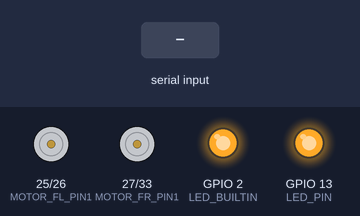
Bench run of a program on a simulated ESP32. Parts: motor-driver pin pairs drawn as motors (green arrow = first pin HIGH = forward, orange = second pin HIGH = backward, longer = more drive, scaled by the enable pin), output pins drawn as LEDs (lit = HIGH). Dashed ring = blinking. Inputs (shaded band) come from the test bench. What the program prints to the serial monitor is not drawn.

Above: at 2.5 s.
2.6 s: "1\n" received over Serial
At 5.0 s:
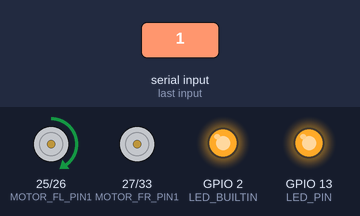
5.6 s: "2\n" received over Serial
At 9.61 s:
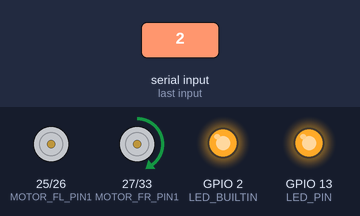
11.6 s: "+\n" received over Serial
At 13.8 s:
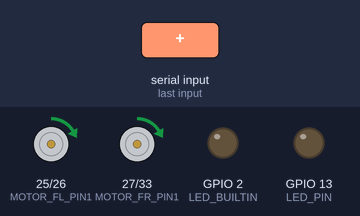
14.6 s: "90,45\n" received over Serial
At 15.18 s:
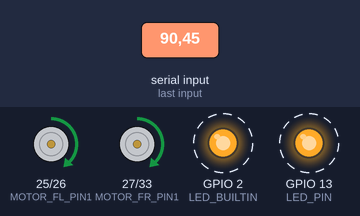
17.6 s: "a90\n" received over Serial
At 17.98 s:
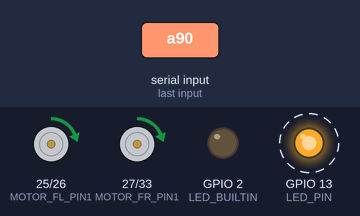
20.6 s: "s90\n" received over Serial
Timing chart, 0 to 24.6 s (numbered marks = the images above; inputs shaded):
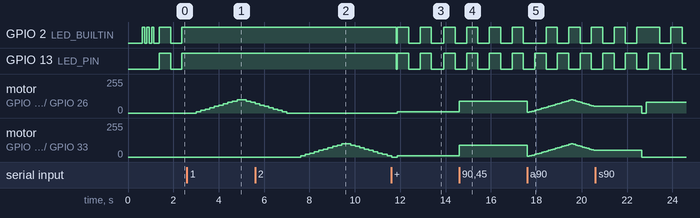

The program:

main.cpp
```cpp
/*
 * ESP32 드론 컨트롤러 v2.2
 * GPIO 핀 수정 및 모터 테스트 기능 포함
 */

#include <Arduino.h>

// ESP32에서 안전하게 사용 가능한 GPIO 핀
#define LED_BUILTIN 2      // 내장 LED (안전)
#define STATUS_LED_PIN 2   // 상태 LED (내장 LED 공유)

// 외부 LED 핀 정의
const int LED_PIN = 13;

// L293D 모터 드라이버 핀 설정
// 각 모터는 2개의 제어 핀 필요 (방향 + PWM)
// 모터 1 (FL)
#define MOTOR_FL_PIN1 25    // IN1 (방향)
#define MOTOR_FL_PIN2 26    // IN2 (방향)
#define MOTOR_FL_ENA 14     // ENA (PWM 속도 제어)

// 모터 2 (FR)
#define MOTOR_FR_PIN1 27    // IN3 (방향)
#define MOTOR_FR_PIN2 33    // IN4 (방향)
#define MOTOR_FR_ENB 32     // ENB (PWM 속도 제어)

// 추가 모터를 위한 예비 (필요시 두 번째 L293D 사용)
#define MOTOR_RL_PIN1 15    // 후면 좌측 (옵션)
#define MOTOR_RL_PIN2 4     // 후면 좌측 (옵션)
#define MOTOR_RR_PIN1 16    // 후면 우측 (옵션)
#define MOTOR_RR_PIN2 17    // 후면 우측 (옵션)

// PWM 설정
#define PWM_FREQUENCY 1000  // L293D용 낮은 주파수 (1kHz)
#define PWM_RESOLUTION 8    // PWM 해상도 (8-bit = 0-255)
// PWM 채널 할당
#define PWM_CHANNEL_FL 0    // FL 모터 속도
#define PWM_CHANNEL_FR 1    // FR 모터 속도
#define PWM_CHANNEL_RL 2    // RL 모터 속도 (옵션)
#define PWM_CHANNEL_RR 3    // RR 모터 속도 (옵션)

// 드론 설정
#define FRAME_SIZE 65
#define MOTOR_KV 14000
#define BATTERY_CELLS 1

// 디버그 모드
#define DEBUG_MODE true

// 모터 테스트 모드
enum MotorTestMode {
  TEST_OFF = 0,
  TEST_INDIVIDUAL = 1,
  TEST_ALL = 2,
  TEST_SEQUENCE = 3,
  TEST_MANUAL = 4
};

// 구조체 정의
struct SensorData {
  float accelX, accelY, accelZ;
  float gyroX, gyroY, gyroZ;
  float roll, pitch, yaw;
  bool sensorHealthy;
  unsigned long timestamp;
};

struct DroneState {
  bool armed;
  bool calibrated;
  uint8_t flightMode;
  float batteryVoltage;
  uint16_t flightTime;
};

struct MotorState {
  int speedFL;
  int speedFR;
  int speedRL;
  int speedRR;
  MotorTestMode testMode;
  int currentTestMotor;
  unsigned long testStartTime;
};

// 전역 변수
SensorData sensorData;
DroneState droneState;
MotorState motorState;

// 타이밍 변수
unsigned long previousLedMillis = 0;
unsigned long previousStatusMillis = 0;
unsigned long previousSensorMillis = 0;
unsigned long previousMotorTestMillis = 0;
unsigned long loopStartTime = 0;
bool ledState = false;
int loopCounter = 0;

// 함수 선언
void initializeSystem();
void initializeData();
void initializePWM();
void updateLED();
void updateSensors();
void printStatus();
void checkSystem();
void handleSerialCommands();
void printHelp();

// 모터 제어 함수
void setMotorSpeed(int motor, int speed);
void setAllMotors(int speed);
void stopAllMotors();
void testIndividualMotor(int motorNum);
void testAllMotors();
void runMotorTestSequence();
void printMotorStatus();

void setup() {
  // 시리얼 통신 초기화 (가장 먼저)
  Serial.begin(115200);
  while (!Serial && millis() < 3000) {
    delay(10);  // Serial 연결 대기 (최대 3초)
  }

  delay(500);  // 안정화 대기

  Serial.println("\n\n========================================");
  Serial.println("    ESP32 드론 컨트롤러 v2.2");
  Serial.println("    모터 테스트 기능 포함");
  Serial.println("========================================\n");

  // 시스템 초기화
  initializeSystem();

  // 도움말 출력
  printHelp();

  Serial.println("\n>>> 메인 루프 시작 <<<\n");
  loopStartTime = millis();
}

void loop() {
  unsigned long currentMillis = millis();

  // 시리얼 명령 처리
  handleSerialCommands();

  // LED 업데이트 (500ms)
  if (currentMillis - previousLedMillis >= 500) {
    previousLedMillis = currentMillis;
    updateLED();
  }

  // 센서 업데이트 (100ms)
  if (currentMillis - previousSensorMillis >= 100) {
    previousSensorMillis = currentMillis;
    updateSensors();
  }

  // 상태 출력 (1초)
  if (currentMillis - previousStatusMillis >= 1000) {
    previousStatusMillis = currentMillis;
    printStatus();
  }

  // 모터 테스트 실행 (테스트 모드일 때)
  if (motorState.testMode != TEST_OFF) {
    if (currentMillis - previousMotorTestMillis >= 100) {
      previousMotorTestMillis = currentMillis;

      switch(motorState.testMode) {
        case TEST_SEQUENCE:
          runMotorTestSequence();
          break;
        case TEST_ALL:
          testAllMotors();
          break;
        case TEST_INDIVIDUAL:
          // 개별 모터 테스트는 명령으로 제어
          break;
        default:
          break;
      }
    }
  }

  // 시스템 체크
  checkSystem();

  // CPU 부하 감소
  delay(1);
  loopCounter++;
}

void initializeSystem() {
  Serial.println("[INIT] 시스템 초기화 시작");

  // GPIO 핀 안전 체크
  Serial.println("[GPIO] 핀 설정 시작");

  // LED 핀 설정
  Serial.print("  - LED 핀 (GPIO");
  Serial.print(LED_BUILTIN);
  Serial.print(") 설정...");
  pinMode(LED_BUILTIN, OUTPUT);
  digitalWrite(LED_BUILTIN, LOW);
  Serial.println(" OK");

  // 외부 LED 핀 설정
  pinMode(LED_PIN, OUTPUT);
  digitalWrite(LED_PIN, LOW);

  // PWM 초기화
  Serial.println("[PWM] PWM 채널 초기화");
  initializePWM();

  // 데이터 구조체 초기화
  Serial.print("[DATA] 구조체 초기화...");
  initializeData();
  Serial.println(" OK");

  // LED 테스트
  Serial.print("[TEST] LED 테스트");
  for(int i = 0; i < 3; i++) {
    digitalWrite(LED_BUILTIN, HIGH);
    delay(100);
    digitalWrite(LED_BUILTIN, LOW);
    delay(100);
    Serial.print(".");
  }
  Serial.println(" OK");

  // 시스템 정보 출력
  Serial.println("\n[INFO] 시스템 정보:");
  Serial.print("  - Chip Model: ");
  Serial.println(ESP.getChipModel());
  Serial.print("  - CPU Freq: ");
  Serial.print(ESP.getCpuFreqMHz());
  Serial.println(" MHz");
  Serial.print("  - Free Heap: ");
  Serial.print(ESP.getFreeHeap());
  Serial.println(" bytes");
  Serial.print("  - Flash Size: ");
  Serial.print(ESP.getFlashChipSize() / 1024 / 1024);
  Serial.println(" MB");

  Serial.println("\n[INIT] 초기화 완료!");
}

void initializePWM() {
  Serial.println("[L293D] 모터 드라이버 초기화");

  // 방향 제어 핀 설정
  pinMode(MOTOR_FL_PIN1, OUTPUT);
  pinMode(MOTOR_FL_PIN2, OUTPUT);
  pinMode(MOTOR_FR_PIN1, OUTPUT);
  pinMode(MOTOR_FR_PIN2, OUTPUT);

  // Enable 핀 (PWM) 설정
  pinMode(MOTOR_FL_ENA, OUTPUT);
  pinMode(MOTOR_FR_ENB, OUTPUT);

  // PWM 채널 설정 (Enable 핀용)
  ledcSetup(PWM_CHANNEL_FL, PWM_FREQUENCY, PWM_RESOLUTION);
  ledcSetup(PWM_CHANNEL_FR, PWM_FREQUENCY, PWM_RESOLUTION);

  // PWM 채널을 Enable 핀에 연결
  ledcAttachPin(MOTOR_FL_ENA, PWM_CHANNEL_FL);
  ledcAttachPin(MOTOR_FR_ENB, PWM_CHANNEL_FR);

  Serial.println("  - 모터1 (FL): IN1=" + String(MOTOR_FL_PIN1) +
                 ", IN2=" + String(MOTOR_FL_PIN2) +
                 ", ENA=" + String(MOTOR_FL_ENA));
  Serial.println("  - 모터2 (FR): IN3=" + String(MOTOR_FR_PIN1) +
                 ", IN4=" + String(MOTOR_FR_PIN2) +
                 ", ENB=" + String(MOTOR_FR_ENB));

  // 모든 모터 정지 (브레이크 모드)
  stopAllMotors();
  Serial.println("  - 초기 상태: 모든 모터 브레이크");
}

void initializeData() {
  // SensorData 초기화
  memset(&sensorData, 0, sizeof(SensorData));
  sensorData.accelZ = 9.81;
  sensorData.sensorHealthy = true;

  // DroneState 초기화
  memset(&droneState, 0, sizeof(DroneState));
  droneState.calibrated = true;
  droneState.batteryVoltage = 4.1;

  // MotorState 초기화
  memset(&motorState, 0, sizeof(MotorState));
  motorState.testMode = TEST_OFF;
}

// L293D 모터 제어 함수
void setMotorL293D(int motor, int speed, bool forward) {
  speed = constrain(speed, 0, 255);

  if (motor == 1) { // FL 모터
    motorState.speedFL = speed;
    if (speed == 0) {
      // 브레이크 모드 (두 핀 모두 LOW)
      digitalWrite(MOTOR_FL_PIN1, LOW);
      digitalWrite(MOTOR_FL_PIN2, LOW);
      ledcWrite(PWM_CHANNEL_FL, 0);
      Serial.println("[MOTOR FL] 브레이크 (정지)");
    } else {
      // 방향 설정
      digitalWrite(MOTOR_FL_PIN1, forward ? HIGH : LOW);
      digitalWrite(MOTOR_FL_PIN2, forward ? LOW : HIGH);
      // 속도 설정
      ledcWrite(PWM_CHANNEL_FL, speed);
      Serial.print("[MOTOR FL] ");
      Serial.print(forward ? "정방향" : "역방향");
      Serial.print(" 속도: ");
      Serial.println(speed);
    }
  }
  else if (motor == 2) { // FR 모터
    motorState.speedFR = speed;
    if (speed == 0) {
      // 브레이크 모드
      digitalWrite(MOTOR_FR_PIN1, LOW);
      digitalWrite(MOTOR_FR_PIN2, LOW);
      ledcWrite(PWM_CHANNEL_FR, 0);
      Serial.println("[MOTOR FR] 브레이크 (정지)");
    } else {
      // 방향 설정
      digitalWrite(MOTOR_FR_PIN1, forward ? HIGH : LOW);
      digitalWrite(MOTOR_FR_PIN2, forward ? LOW : HIGH);
      // 속도 설정
      ledcWrite(PWM_CHANNEL_FR, speed);
      Serial.print("[MOTOR FR] ");
      Serial.print(forward ? "정방향" : "역방향");
      Serial.print(" 속도: ");
      Serial.println(speed);
    }
  }
}

void setMotorSpeed(int motor, int speed) {
  // L293D용 수정: 기본 정방향
  setMotorL293D(motor, speed, true);
}

void stopAllMotors() {
  // L293D 브레이크 모드 - 모든 핀을 LOW로 설정
  // 모터 1 (FL) 완전 정지
  digitalWrite(MOTOR_FL_PIN1, LOW);
  digitalWrite(MOTOR_FL_PIN2, LOW);
  ledcWrite(PWM_CHANNEL_FL, 0);

  // 모터 2 (FR) 완전 정지
  digitalWrite(MOTOR_FR_PIN1, LOW);
  digitalWrite(MOTOR_FR_PIN2, LOW);
  ledcWrite(PWM_CHANNEL_FR, 0);

  // 상태 초기화
  motorState.speedFL = 0;
  motorState.speedFR = 0;
  motorState.speedRL = 0;
  motorState.speedRR = 0;
  motorState.testMode = TEST_OFF;

  Serial.println("[L293D] 모든 모터 브레이크 - 완전 정지!");
  delay(100); // 정지 확실히 하기 위한 짧은 지연
}

void setAllMotors(int speed) {
  speed = constrain(speed, 0, 255);

  // 두 모터 모두 정방향으로 설정
  setMotorL293D(1, speed, true);  // FL
  setMotorL293D(2, speed, true);  // FR

  // 4개 모터 사용 시 (두 번째 L293D 연결 시)
  // setMotorL293D(3, speed, true);  // RL
  // setMotorL293D(4, speed, true);  // RR
}

void testIndividualMotor(int motorNum) {
  stopAllMotors();
  delay(100);

  String motorName;
  switch(motorNum) {
    case 1: motorName = "FL (전면 좌측)"; break;
    case 2: motorName = "FR (전면 우측)"; break;
    case 3: motorName = "RL (후면 좌측)"; break;
    case 4: motorName = "RR (후면 우측)"; break;
    default: return;
  }

  Serial.println("\n[TEST] " + motorName + " 모터 테스트");

  // 점진적 가속
  for(int speed = 0; speed <= 100; speed += 10) {
    setMotorSpeed(motorNum, speed);
    Serial.print("  속도: " + String(speed) + " ");
    Serial.println("(" + String((speed * 100) / 255) + "%)");
    delay(200);
  }

  // 점진적 감속
  for(int speed = 100; speed >= 0; speed -= 10) {
    setMotorSpeed(motorNum, speed);
    delay(200);
  }

  Serial.println("  테스트 완료!");
}

void testAllMotors() {
  static int testSpeed = 0;
  static bool increasing = true;

  if (increasing) {
    testSpeed += 5;
    if (testSpeed >= 100) {
      testSpeed = 100;
      increasing = false;
    }
  } else {
    testSpeed -= 5;
    if (testSpeed <= 0) {
      testSpeed = 0;
      increasing = true;
      motorState.testMode = TEST_OFF;
      Serial.println("[TEST] 전체 모터 테스트 완료");
    }
  }

  setAllMotors(testSpeed);
}

void runMotorTestSequence() {
  static int sequenceStep = 0;
  static unsigned long stepStartTime = 0;
  unsigned long currentTime = millis();

  if (stepStartTime == 0) {
    stepStartTime = currentTime;
  }

  if (currentTime - stepStartTime >= 2000) { // 2초마다 다음 단계
    stepStartTime = currentTime;

    stopAllMotors();
    delay(100);

    switch(sequenceStep) {
      case 0:
        Serial.println("\n[SEQ] 1. FL 모터 테스트");
        setMotorSpeed(1, 80);
        break;
      case 1:
        Serial.println("[SEQ] 2. FR 모터 테스트");
        setMotorSpeed(2, 80);
        break;
      case 2:
        Serial.println("[SEQ] 3. RL 모터 테스트");
        setMotorSpeed(3, 80);
        break;
      case 3:
        Serial.println("[SEQ] 4. RR 모터 테스트");
        setMotorSpeed(4, 80);
        break;
      case 4:
        Serial.println("[SEQ] 5. 대각선 테스트 (FL+RR)");
        setMotorSpeed(1, 80);
        setMotorSpeed(4, 80);
        break;
      case 5:
        Serial.println("[SEQ] 6. 대각선 테스트 (FR+RL)");
        setMotorSpeed(2, 80);
        setMotorSpeed(3, 80);
        break;
      case 6:
        Serial.println("[SEQ] 7. 전체 모터 저속");
        setAllMotors(50);
        break;
      case 7:
        Serial.println("[SEQ] 8. 전체 모터 중속");
        setAllMotors(100);
        break;
      case 8:
        Serial.println("[SEQ] 시퀀스 완료!");
        stopAllMotors();
        motorState.testMode = TEST_OFF;
        sequenceStep = -1;
        stepStartTime = 0;
        break;
    }
    sequenceStep++;
  }
}

void handleSerialCommands() {
  if (Serial.available()) {
    String cmd = Serial.readStringUntil('\n');
    cmd.trim();

    if (cmd.length() == 0) return;

    char command = cmd.charAt(0);

    switch(command) {
      // 모터 개별 테스트
      case '1':
        motorState.testMode = TEST_INDIVIDUAL;
        testIndividualMotor(1);
        break;
      case '2':
        motorState.testMode = TEST_INDIVIDUAL;
        testIndividualMotor(2);
        break;
      case '3':
        motorState.testMode = TEST_INDIVIDUAL;
        testIndividualMotor(3);
        break;
      case '4':
        motorState.testMode = TEST_INDIVIDUAL;
        testIndividualMotor(4);
        break;

      // 모터 제어
      case 'a': // 전체 모터 테스트
        motorState.testMode = TEST_ALL;
        Serial.println("[TEST] 전체 모터 테스트 시작");
        break;

      case 's': // 시퀀스 테스트
        motorState.testMode = TEST_SEQUENCE;
        Serial.println("[TEST] 시퀀스 테스트 시작");
        break;

      case 'r': // 역방향 테스트
        Serial.println("[TEST] 역방향 테스트");
        setMotorL293D(1, 100, false);  // FL 역방향
        setMotorL293D(2, 100, false);  // FR 역방향
        break;

      case 'f': // 정방향 테스트
        Serial.println("[TEST] 정방향 테스트");
        setMotorL293D(1, 100, true);   // FL 정방향
        setMotorL293D(2, 100, true);   // FR 정방향
        break;

      case 'q': // 정지
        stopAllMotors();
        break;

      // 수동 속도 설정
      case '+': // 속도 증가
        {
          int newSpeed = motorState.speedFL + 10;
          setAllMotors(newSpeed);
          Serial.println("[MOTOR] 속도 증가: " + String(newSpeed));
        }
        break;

      case '-': // 속도 감소
        {
          int newSpeed = motorState.speedFL - 10;
          setAllMotors(newSpeed);
          Serial.println("[MOTOR] 속도 감소: " + String(newSpeed));
        }
        break;

      case 'm': // 모터 상태
        printMotorStatus();
        break;

      case 'h': // 도움말
        printHelp();
        break;

      case 'p': // 시스템 상태
        printStatus();
        break;

      // 숫자 입력 시 PWM 값 직접 설정
      default:
        if (isdigit(command)) {
          int value = cmd.toInt();
          if (value >= 0 && value <= 255) {
            setAllMotors(value);
            Serial.println("[MOTOR] PWM 설정: " + String(value));
          }
        }
        break;
    }
  }
}

void printMotorStatus() {
  Serial.println("\n╔════════════════════════════════════╗");
  Serial.println("║        모터 상태 정보              ║");
  Serial.println("╠════════════════════════════════════╣");
  Serial.print("║ FL (GPIO"); Serial.print(MOTOR_FL_PIN1);
  Serial.print("): "); Serial.print(motorState.speedFL);
  Serial.print(" ("); Serial.print((motorState.speedFL * 100) / 255); Serial.println("%)     ║");

  Serial.print("║ FR (GPIO"); Serial.print(MOTOR_FR_PIN2);
  Serial.print("): "); Serial.print(motorState.speedFR);
  Serial.print(" ("); Serial.print((motorState.speedFR * 100) / 255); Serial.println("%)     ║");

  Serial.print("║ RL (GPIO"); Serial.print(MOTOR_RL_PIN1);
  Serial.print("): "); Serial.print(motorState.speedRL);
  Serial.print(" ("); Serial.print((motorState.speedRL * 100) / 255); Serial.println("%)     ║");

  Serial.print("║ RR (GPIO"); Serial.print(MOTOR_RR_PIN2);
  Serial.print("): "); Serial.print(motorState.speedRR);
  Serial.print(" ("); Serial.print((motorState.speedRR * 100) / 255); Serial.println("%)     ║");

  Serial.print("║ 테스트 모드: ");
  switch(motorState.testMode) {
    case TEST_OFF: Serial.println("OFF         ║"); break;
    case TEST_INDIVIDUAL: Serial.println("개별        ║"); break;
    case TEST_ALL: Serial.println("전체        ║"); break;
    case TEST_SEQUENCE: Serial.println("시퀀스      ║"); break;
    case TEST_MANUAL: Serial.println("수동        ║"); break;
  }
  Serial.println("╚════════════════════════════════════╝");
}

void printHelp() {
  Serial.println("\n╔═══════════════════════════════════════╗");
  Serial.println("║          명령어 도움말                ║");
  Serial.println("╠═══════════════════════════════════════╣");
  Serial.println("║ === 모터 개별 테스트 ===              ║");
  Serial.println("║ 1 : 모터1 (FL) 테스트                 ║");
  Serial.println("║ 2 : 모터2 (FR) 테스트                 ║");
  Serial.println("║                                       ║");
  Serial.println("║ === 모터 그룹 테스트 ===              ║");
  Serial.println("║ a : 전체 모터 동시 테스트             ║");
  Serial.println("║ s : 시퀀스 테스트 (순차적)            ║");
  Serial.println("║                                       ║");
  Serial.println("║ === L293D 모터 제어 ===               ║");
  Serial.println("║ q : 모든 모터 정지 (브레이크)         ║");
  Serial.println("║ f : 정방향 회전                       ║");
  Serial.println("║ r : 역방향 회전                       ║");
  Serial.println("║ + : 전체 속도 10 증가                 ║");
  Serial.println("║ - : 전체 속도 10 감소                 ║");
  Serial.println("║ 0-255 : PWM 값 직접 설정              ║");
  Serial.println("║                                       ║");
  Serial.println("║ === 정보 표시 ===                     ║");
  Serial.println("║ m : 모터 상태 표시                    ║");
  Serial.println("║ p : 시스템 상태 표시                  ║");
  Serial.println("║ h : 이 도움말 표시                    ║");
  Serial.println("╚═══════════════════════════════════════╝");
}

void updateLED() {
  ledState = !ledState;
  digitalWrite(LED_BUILTIN, ledState);
  digitalWrite(LED_PIN, ledState);

  // 모터 테스트 중일 때는 LED 빠르게 깜빡임
  if (motorState.testMode != TEST_OFF) {
    digitalWrite(LED_BUILTIN, !ledState);
  }
}

void updateSensors() {
  float time = millis() / 1000.0;

  // 간단한 센서 시뮬레이션
  sensorData.roll = sin(time * 0.5) * 10.0;
  sensorData.pitch = cos(time * 0.3) * 8.0;
  sensorData.yaw += 0.1;

  if (sensorData.yaw > 180.0) sensorData.yaw -= 360.0;

  sensorData.timestamp = micros();
}

void printStatus() {
  Serial.println("\n╔════════════════════════════════════╗");
  Serial.println("║      드론 상태 모니터              ║");
  Serial.println("╠════════════════════════════════════╣");

  // 자세 정보
  Serial.print("║ 자세: R=");
  Serial.print(sensorData.roll, 1);
  Serial.print("° P=");
  Serial.print(sensorData.pitch, 1);
  Serial.print("° Y=");
  Serial.print(sensorData.yaw, 1);
  Serial.println("°        ║");

  // 시스템 상태
  Serial.print("║ 배터리: ");
  Serial.print(droneState.batteryVoltage);
  Serial.println(" V                 ║");

  Serial.print("║ 비행시간: ");
  Serial.print(droneState.flightTime++);
  Serial.println(" 초               ║");

  Serial.print("║ 메모리: ");
  Serial.print(ESP.getFreeHeap());
  Serial.println(" bytes        ║");

  Serial.print("║ 루프: ");
  Serial.print(loopCounter);
  Serial.print(" (");
  Serial.print((millis() - loopStartTime) / 1000);
  Serial.println("초)           ║");

  // 모터 상태 간단 표시
  if (motorState.testMode != TEST_OFF) {
    Serial.println("║ 모터: 테스트 중 ⚡                ║");
  } else {
    Serial.println("║ 모터: 대기 중 ⭕                  ║");
  }

  Serial.println("╚════════════════════════════════════╝");
}

void checkSystem() {
  // Watchdog 리셋
  yield();

  // 스택 오버플로우 체크
  if (ESP.getFreeHeap() < 10000) {
    Serial.println("[WARNING] Low memory!");
  }

  // 온도 체크 (ESP32 내부 온도 센서)
  #ifdef CONFIG_IDF_TARGET_ESP32
  float temp = temperatureRead();
  if (temp > 70.0) {
    Serial.print("[WARNING] High temperature: ");
    Serial.println(temp);
    delay(1000);
  }
  #endif
}

/*
 * === L293D 모터 드라이버 연결 가이드 ===
 *
 * L293D IC 핀 연결:
 * --------------------------------
 * | L293D 핀  | ESP32 연결      |
 * --------------------------------
 * | Enable1   | GPIO 14 (PWM)   |
 * | Input1    | GPIO 25         |
 * | Input2    | GPIO 26         |
 * | Output1   | 모터1 (+)       |
 * | Output2   | 모터1 (-)       |
 * | GND       | GND (공통)      |
 * | VCC2      | 모터 전원 (6-12V)|
 * | Input3    | GPIO 27         |
 * | Input4    | GPIO 33         |
 * | Output3   | 모터2 (+)       |
 * | Output4   | 모터2 (-)       |
 * | Enable2   | GPIO 32 (PWM)   |
 * | VCC1      | 5V (로직 전원)  |
 * --------------------------------
 *
 * 모터 제어 로직:
 * - IN1=HIGH, IN2=LOW: 정방향
 * - IN1=LOW, IN2=HIGH: 역방향
 * - IN1=LOW, IN2=LOW: 브레이크 (정지)
 * - IN1=HIGH, IN2=HIGH: 프리런 (관성)
 * - Enable=PWM: 속도 제어
 */
```

Source omitted: main-v2.1.cpp (7893 bytes)

Measured:
- after the input at 2.6 s, GPIO 2 (LED_BUILTIN), GPIO 13 (LED_PIN): stops changing and stays HIGH; motor on GPIO 25 (MOTOR_FL_PIN1) / GPIO 26 (MOTOR_FL_PIN2): rises from stopped to forward 100/255 in 1.8 s, then falls to forward 80/255 in 0.60 s
- after the input at 5.6 s, GPIO 2 (LED_BUILTIN), GPIO 13 (LED_PIN): stops changing and stays HIGH; motor on GPIO 27 (MOTOR_FR_PIN1) / GPIO 33 (MOTOR_FR_PIN2): rises from stopped to forward 100/255 in 1.8 s, then falls to forward 10/255 in 2.0 s
- after the input at 11.6 s, motor on GPIO 25 (MOTOR_FL_PIN1) / GPIO 26 (MOTOR_FL_PIN2): stopped → forward 10/255 after 0.27 s
- after the input at 14.6 s, motor on GPIO 25 (MOTOR_FL_PIN1) / GPIO 26 (MOTOR_FL_PIN2), motor on GPIO 27 (MOTOR_FR_PIN1) / GPIO 33 (MOTOR_FR_PIN2): forward 10/255 → forward 90/255 at once
- after the input at 17.6 s, motor on GPIO 25 (MOTOR_FL_PIN1) / GPIO 26 (MOTOR_FL_PIN2), motor on GPIO 27 (MOTOR_FR_PIN1) / GPIO 33 (MOTOR_FR_PIN2): forward 90/255 → forward 5/255 at once, → forward 10/255 0.10 s later, → forward 15/255 0.10 s later, → forward 20/255 0.13 s later, … (30 changes in this stretch)
